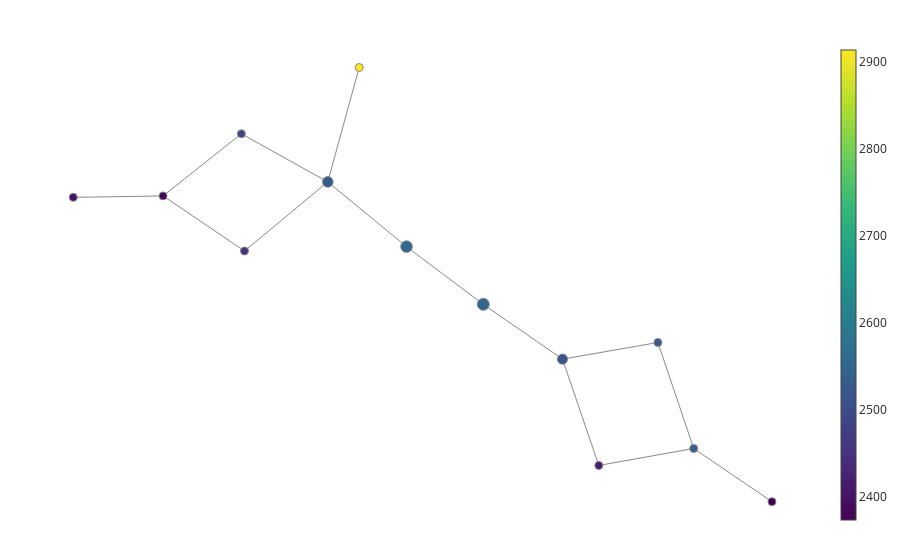

Source (notebook cell):
### Code cell
fig = plot_static_mapper_graph(pipe, data)
fig.show(config={'scrollZoom': True})

### Figure 1 — Plotly figure (JSON) as saved in the notebook; plotly's stock layout.template omitted (floating-point values rounded to 4 significant figures)
{"data": [{"hoverinfo": "none", "line": {"color": "#888", "width": 1}, "mode": "lines", "name": "edge_trace", "type": "scatter", "uid": "e99c8c92-7cd8-430a-9f2a-45565d1d7cd3", "x": [1.464, 1.1, null, 1.1, 0.6593, null, 1.1, 0.9337, null, -0.2338, -0.5997, null, -0.2338, 0.1228, null, -0.5997, -1.001, null, -0.5997, -0.9865, null, -0.5997, -0.4537, null, 0.4907, 0.1228, null, 0.4907, 0.6593, null, 0.4907, 0.9337, null, -1.001, -1.365, null, -1.365, -0.9865, null, -1.365, -1.782, null], "y": [-1.13, -0.9224, null, -0.9224, -0.9886, null, -0.9224, -0.5088, null, -0.1351, 0.1178, null, -0.1351, -0.36, null, 0.1178, 0.3055, null, 0.1178, -0.152, null, 0.1178, 0.564, null, -0.5739, -0.36, null, -0.5739, -0.9886, null, -0.5739, -0.5088, null, 0.3055, 0.06305, null, 0.06305, -0.152, null, 0.06305, 0.05733, null]}, {"hoverinfo": "text", "hovertext": ["Node ID: 0<br>Pullback set label: 0<br>Partial cluster label: 0<br>Node size: 379<br>Summary statistic: 2370.0", "Node ID: 1<br>Pullback set label: 1<br>Partial cluster label: 0<br>Node size: 415<br>Summary statistic: 2540.0", "Node ID: 2<br>Pullback set label: 5<br>Partial cluster label: 0<br>Node size: 1107<br>Summary statistic: 2550.0", "Node ID: 3<br>Pullback set label: 6<br>Partial cluster label: 0<br>Node size: 926<br>Summary statistic: 2530.0", "Node ID: 4<br>Pullback set label: 3<br>Partial cluster label: 0<br>Node size: 851<br>Summary statistic: 2520.0", "Node ID: 5<br>Pullback set label: 7<br>Partial cluster label: 0<br>Node size: 134<br>Summary statistic: 2490.0", "Node ID: 6<br>Pullback set label: 8<br>Partial cluster label: 0<br>Node size: 391<br>Summary statistic: 2380.0", "Node ID: 7<br>Pullback set label: 7<br>Partial cluster label: 1<br>Node size: 131<br>Summary statistic: 2450.0", "Node ID: 8<br>Pullback set label: 9<br>Partial cluster label: 0<br>Node size: 425<br>Summary statistic: 2400.0", "Node ID: 9<br>Pullback set label: 4<br>Partial cluster label: 0<br>Node size: 1175<br>Summary statistic: 2550.0", "Node ID: 10<br>Pullback set label: 2<br>Partial cluster label: 0<br>Node size: 136<br>Summary statistic: 2420.0", "Node ID: 11<br>Pullback set label: 2<br>Partial cluster label: 1<br>Node size: 136<br>Summary statistic: 2530.0", "Node ID: 12<br>Pullback set label: 7<br>Partial cluster label: -1<br>Node size: 3<br>Summary statistic: 2910.0"], "marker": {"color": [2373.0, 2536.0, 2554.0, 2528.0, 2517.0, 2491.0, 2376.0, 2451.0, 2396.0, 2552.0, 2417.0, 2531.0, 2914], "colorbar": {"thickness": 15, "title": {"side": "right", "text": ""}, "xanchor": "left"}, "colorscale": [[0, "#440154"], [0.1111, "#482878"], [0.2222, "#3e4989"], [0.3333, "#31688e"], [0.4444, "#26828e"], [0.5556, "#1f9e89"], [0.6667, "#35b779"], [0.7778, "#6ece58"], [0.8889, "#b5de2b"], [1, "#fde725"]], "line": {"color": "#888", "width": 1}, "opacity": 1, "reversescale": false, "showscale": true, "size": [379, 415, 1107, 926, 851, 134, 391, 131, 425, 1175, 136, 136, 3], "sizemin": 4, "sizemode": "area", "sizeref": 16.32}, "mode": "markers", "name": "node_trace", "type": "scatter", "uid": "51e7a89a-0cb5-48c3-ad4c-6130c9508edb", "x": [1.464, 1.1, -0.2338, -0.5997, 0.4907, -1.001, -1.365, -0.9865, -1.782, 0.1228, 0.6593, 0.9337, -0.4537], "y": [-1.13, -0.9224, -0.1351, 0.1178, -0.5739, 0.3055, 0.06305, -0.152, 0.05733, -0.36, -0.9886, -0.5088, 0.564]}], "layout": {"autosize": false, "hovermode": "closest", "margin": {"b": 20, "l": 5, "r": 5, "t": 40}, "showlegend": false, "title": {"text": ""}, "xaxis": {"showgrid": false, "showline": false, "showticklabels": false, "ticks": "", "title": {"text": ""}, "zeroline": false}, "yaxis": {"showgrid": false, "showline": false, "showticklabels": false, "ticks": "", "title": {"text": ""}, "zeroline": false}}}
